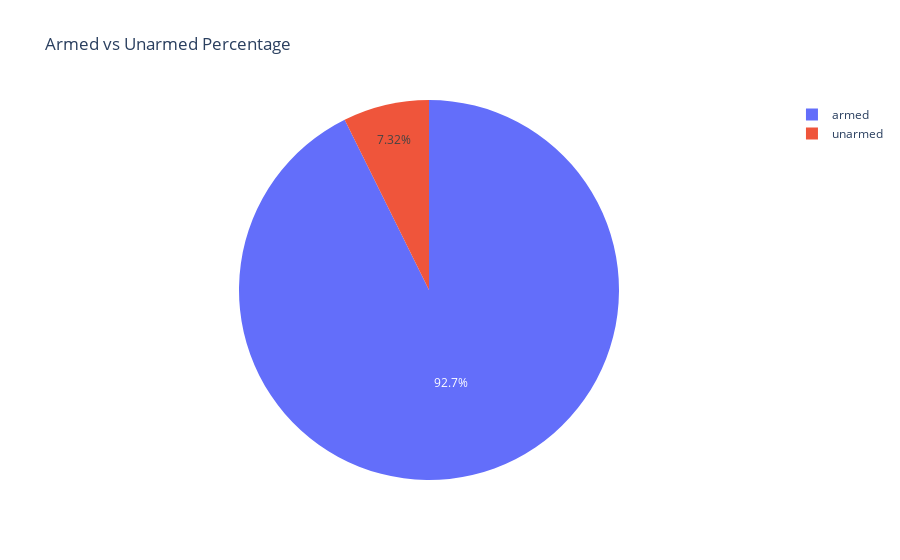

The notebook cell this image was saved under:
### Code cell
px.pie(
    names = armed_vs_unarmed.index,
    values = armed_vs_unarmed.values,
    title = 'Armed vs Unarmed Percentage'
)

### Figure 1 — Plotly figure (JSON) as saved in the notebook; plotly's stock layout.template omitted (floating-point values rounded to 4 significant figures)
{"data": [{"domain": {"x": [0, 1], "y": [0, 1]}, "hovertemplate": "label=%{label}<br>value=%{value}<extra></extra>", "labels": ["armed", "unarmed"], "legendgroup": "", "name": "", "showlegend": true, "type": "pie", "values": [2089, 165]}], "layout": {"legend": {"tracegroupgap": 0}, "title": {"text": "Armed vs Unarmed Percentage"}}}
